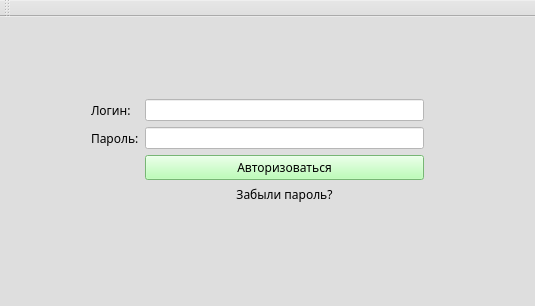
<?xml version="1.0" encoding="UTF-8"?>
<ui version="4.0">
 <class>MainWindow</class>
 <widget class="QMainWindow" name="MainWindow">
  <property name="geometry">
   <rect>
    <x>0</x>
    <y>0</y>
    <width>535</width>
    <height>306</height>
   </rect>
  </property>
  <property name="windowTitle">
   <string>MainWindow</string>
  </property>
  <property name="autoFillBackground">
   <bool>false</bool>
  </property>
  <property name="styleSheet">
   <string notr="true">background-color: rgb(222, 222, 222)</string>
  </property>
  <widget class="QWidget" name="centralWidget">
   <layout class="QVBoxLayout" name="verticalLayout">
    <item>
     <layout class="QGridLayout" name="gridLayout">
      <item row="6" column="2">
       <spacer name="verticalSpacer_2">
        <property name="orientation">
         <enum>Qt::Vertical</enum>
        </property>
        <property name="sizeHint" stdset="0">
         <size>
          <width>20</width>
          <height>40</height>
         </size>
        </property>
       </spacer>
      </item>
      <item row="2" column="3">
       <spacer name="horizontalSpacer_2">
        <property name="orientation">
         <enum>Qt::Horizontal</enum>
        </property>
        <property name="sizeType">
         <enum>QSizePolicy::Fixed</enum>
        </property>
        <property name="sizeHint" stdset="0">
         <size>
          <width>100</width>
          <height>20</height>
         </size>
        </property>
       </spacer>
      </item>
      <item row="2" column="2">
       <widget class="QLineEdit" name="passLineEdit">
        <property name="styleSheet">
         <string notr="true">background-color: white;</string>
        </property>
       </widget>
      </item>
      <item row="2" column="0">
       <spacer name="horizontalSpacer">
        <property name="orientation">
         <enum>Qt::Horizontal</enum>
        </property>
        <property name="sizeType">
         <enum>QSizePolicy::Fixed</enum>
        </property>
        <property name="sizeHint" stdset="0">
         <size>
          <width>80</width>
          <height>20</height>
         </size>
        </property>
       </spacer>
      </item>
      <item row="2" column="1">
       <widget class="QLabel" name="label_2">
        <property name="font">
         <font>
          <family>Bahnschrift SemiLight</family>
         </font>
        </property>
        <property name="text">
         <string>Пароль:</string>
        </property>
       </widget>
      </item>
      <item row="3" column="2">
       <widget class="QPushButton" name="authButton_3">
        <property name="font">
         <font>
          <family>Bahnschrift SemiLight</family>
         </font>
        </property>
        <property name="styleSheet">
         <string notr="true">background-color: rgb(167, 255, 162);
outline: none;</string>
        </property>
        <property name="text">
         <string>Авторизоваться</string>
        </property>
       </widget>
      </item>
      <item row="0" column="2">
       <spacer name="verticalSpacer">
        <property name="orientation">
         <enum>Qt::Vertical</enum>
        </property>
        <property name="sizeType">
         <enum>QSizePolicy::MinimumExpanding</enum>
        </property>
        <property name="sizeHint" stdset="0">
         <size>
          <width>20</width>
          <height>50</height>
         </size>
        </property>
       </spacer>
      </item>
      <item row="1" column="1">
       <widget class="QLabel" name="label">
        <property name="font">
         <font>
          <family>Bahnschrift SemiLight</family>
         </font>
        </property>
        <property name="text">
         <string>Логин:</string>
        </property>
       </widget>
      </item>
      <item row="1" column="2">
       <widget class="QLineEdit" name="loginLineEdit">
        <property name="styleSheet">
         <string notr="true">background-color: white;</string>
        </property>
       </widget>
      </item>
      <item row="4" column="2">
       <widget class="QPushButton" name="pushButton">
        <property name="font">
         <font>
          <family>Bahnschrift SemiLight</family>
         </font>
        </property>
        <property name="styleSheet">
         <string notr="true">QPushButton {
    background-color: transparent;
    border: none;
    color: black;
}

QPushButton:hover {
    color: red;
}
</string>
        </property>
        <property name="text">
         <string>Забыли пароль?</string>
        </property>
       </widget>
      </item>
     </layout>
    </item>
   </layout>
  </widget>
  <widget class="QMenuBar" name="menuBar">
   <property name="geometry">
    <rect>
     <x>0</x>
     <y>0</y>
     <width>535</width>
     <height>26</height>
    </rect>
   </property>
  </widget>
  <widget class="QToolBar" name="mainToolBar">
   <attribute name="toolBarArea">
    <enum>TopToolBarArea</enum>
   </attribute>
   <attribute name="toolBarBreak">
    <bool>false</bool>
   </attribute>
  </widget>
  <widget class="QStatusBar" name="statusBar"/>
 </widget>
 <layoutdefault spacing="6" margin="11"/>
 <resources/>
 <connections/>
</ui>
